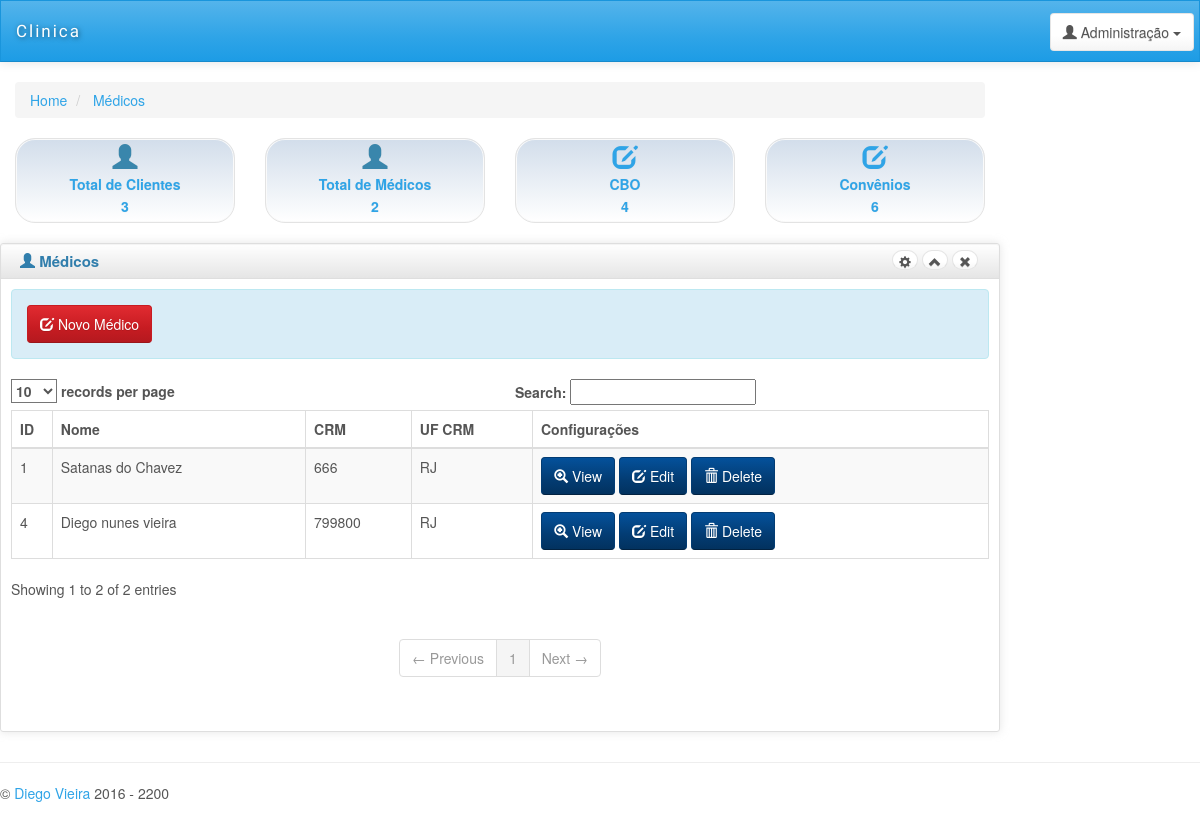
Page /medicos.php (signed in) on the earlier database version.
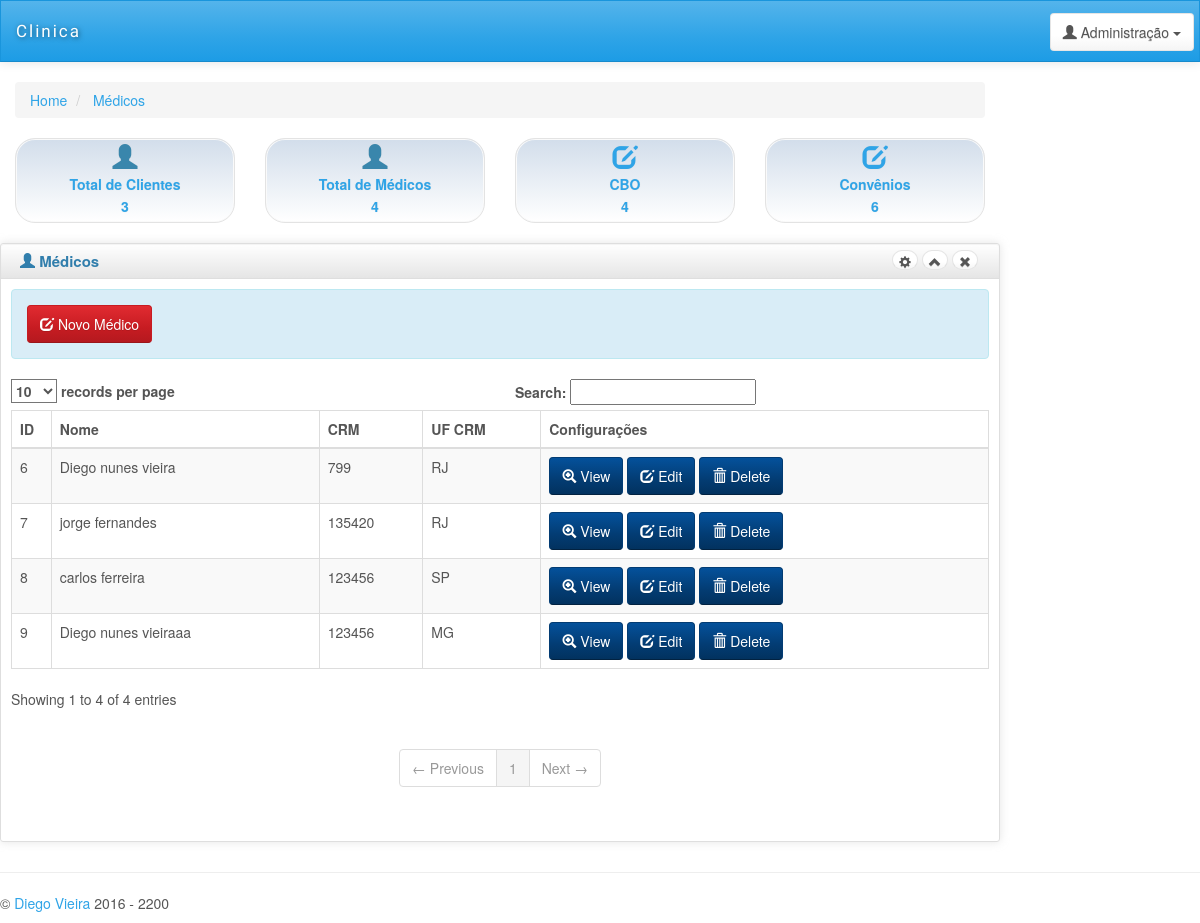
Same page on the later database version.
### tables this page shows
CREATE TABLE `medicos` (
  `id_medico` int(50) NOT NULL,
  `crm_medico` int(50) NOT NULL,
  `nome_medico` varchar(50) NOT NULL,
  `conselho_medico` varchar(30) NOT NULL,
  `uf_crm_medico` varchar(50) NOT NULL,
  `cbo_medico` varchar(50) NOT NULL,
  `senha_medico` varchar(30) NOT NULL
);

### contagens.php (called while the page is built, shortened)
<?php
$consulta = mysql_query("SELECT * FROM clientes");
$NumeroLinhas = mysql_num_rows($consulta);
$consultamedico=mysql_query("SELECT * FROM medicos");
$numeromedico=mysql_num_rows($consultamedico);
$consultacbo=mysql_query("SELECT * FROM cbo");
$numerocbo=mysql_num_rows($consultacbo);
$consultaconvenios=mysql_query("SELECT * FROM convenios");
$numeroconvenios=mysql_num_rows($consultaconvenios);
?>

### medicos.php (the view, shortened to what this page needs)
<?PHP
include 'contagens.php';
?>
<!DOCTYPE html>
<html lang="en">
<head>
    <link id="bs-css" href="css/bootstrap-cerulean.min.css" rel="stylesheet">
    <link href="css/charisma-app.css" rel="stylesheet">
    <link href='bower_components/fullcalendar/dist/fullcalendar.css' rel='stylesheet'>
    <link href='bower_components/fullcalendar/dist/fullcalendar.print.css' rel='stylesheet' media='print'>
    <link href='bower_components/chosen/chosen.min.css' rel='stylesheet'>
    <link href='bower_components/colorbox/example3/colorbox.css' rel='stylesheet'>
    <link href='bower_components/responsive-tables/responsive-tables.css' rel='stylesheet'>
    <link href='bower_components/bootstrap-tour/build/css/bootstrap-tour.min.css' rel='stylesheet'>
    <link href='css/jquery.noty.css' rel='stylesheet'>
    <link href='css/noty_theme_default.css' rel='stylesheet'>
    <link href='css/elfinder.min.css' rel='stylesheet'>
    <link href='css/elfinder.theme.css' rel='stylesheet'>
    <link href='css/jquery.iphone.toggle.css' rel='stylesheet'>
    <link href='css/uploadify.css' rel='stylesheet'>
    <link href='css/animate.min.css' rel='stylesheet'>
</head>
<body>
    <div class="navbar navbar-default" role="navigation">
        <div class="navbar-inner">
            <a class="navbar-brand" href="inicio.php">
                <span>Clinica</span></a>
            <div class="btn-group pull-right">
                <button class="btn btn-default dropdown-toggle" data-toggle="dropdown">
                    <i class="glyphicon glyphicon-user"></i><span class="hidden-sm hidden-xs"> Administração</span>
                    <span class="caret"></span>
                </button>
            </div>
        </div>
    </div>
      <div id="content" class="col-lg-10 col-sm-10">
            <div>
    <ul class="breadcrumb">
        <li>
            <a href="inicio.php">Home</a>
        </li>
        <li>
            <a href="medicos.php">Médicos</a>
        </li>
    </ul>
</div>
<div class=" row">
    <div class="col-md-3 col-sm-3 col-xs-6">
        <a data-toggle="tooltip" title="Novo Cliente." class="well top-block" href="clientes.php">
            <i class="glyphicon glyphicon-user blue"></i>
            <div>Total de Clientes </div>
            <div><?php echo $NumeroLinhas;  ?></div>
        </a>
    </div>
    <div class="col-md-3 col-sm-3 col-xs-6">
        <a data-toggle="tooltip" title="Novo Médico" class="well top-block" href="#">
            <i class="glyphicon glyphicon-user blue"></i>
            <div>Total de Médicos </div>
            <div><?php  echo $numeromedico;   ?></div>
        </a>
    </div>
    <div class="col-md-3 col-sm-3 col-xs-6">
        <a data-toggle="tooltip" title="Novo CBO" class="well top-block" href="cbo.php">
            <i class="glyphicon glyphicon-edit icon-white"></i>
            <div>CBO</div>
            <div><?php echo $numerocbo; ?></div>
        </a>
    </div>
    <div class="col-md-3 col-sm-3 col-xs-6">
        <a data-toggle="tooltip" title="Novo Convênio" class="well top-block" href="convenios.php">
            <i class="glyphicon glyphicon-edit icon-white"></i>
            <div>Convênios</div>
            <div><?php echo $numeroconvenios; ?></div>
        </a>
    </div>
<div class="row">
    <div class="box col-md-12">
    <div class="box-inner">
    <div class="box-header well" data-original-title="">
        <h2><i class="glyphicon glyphicon-user"></i> Médicos</h2>
        <div class="box-icon">
            <a href="#" class="btn btn-setting btn-round btn-default"><i class="glyphicon glyphicon-cog"></i></a>
            <a href="#" class="btn btn-minimize btn-round btn-default"><i
                    class="glyphicon glyphicon-chevron-up"></i></a>
            <a href="#" class="btn btn-close btn-round btn-default"><i class="glyphicon glyphicon-remove"></i></a>
        </div>
    </div>
    <div class="box-content">
    <div class="alert alert-info"> <a class="btn btn-danger" onClick="funcaonova()" href="#">
 <i class="glyphicon glyphicon-edit icon-white"></i>
 Novo Médico
</a> <a href="" target="_blank"></a></div>
    <table class="table table-striped table-bordered bootstrap-datatable datatable responsive">
    <thead>
    <tr>
        <th>ID</th>
        <th>Nome</th>
        <th>CRM</th>
        <th>UF CRM</th>
        <th>Configurações</th>
    </tr>
    </thead>
    <tbody>
<?php
$conectar = new conexao();
$conectar -> conectar();
if($conectar){
$sqlconvenios ="SELECT * FROM medicos";
$consulta = mysql_query($sqlconvenios);
while( $registro = mysql_fetch_assoc($consulta)){
echo '<tr>';
echo '<td class="center"> '.$registro["id_medico"].'</td>';
echo '<td class="center"> '.$registro["nome_medico"].'</td>';
echo '<td class="center"> '.$registro["crm_medico"].' </td>';
echo ' <td class="center">';
echo ' <span class="center">'.$registro["uf_crm_medico"].'</span>';
echo ' </td>';
echo ' <td class="center">';
echo ' <a class="btn btn-info" onclick="funcaoview('.$registro["id_medico"].')" href="#">';
echo ' <i class="glyphicon glyphicon-zoom-in icon-white"></i>';
echo ' View';
echo ' </a>';
echo ' <a class="btn btn-info" onclick="funcaoedita('.$registro["id_medico"].')" href="#">';
echo ' <i class="glyphicon glyphicon-edit icon-white"></i>';
echo ' Edit';
echo ' </a>';
echo ' <a class="btn btn-info" onclick="funcaodeleta('.$registro["id_medico"].')" href="#">';
echo ' <i class="glyphicon glyphicon-trash icon-white"></i>';
echo ' Delete';
echo ' </a>';
echo ' </td>';
echo ' </tr>';
}
}
?>
    </tbody>
    </table>
    </div>
    </div>
    </div>
                </div>
            </div>
        </div>
<div class="row">
</div>
    <hr>
    <footer class="row">
        <p class="col-md-9 col-sm-9 col-xs-12 copyright">&copy; <a href="#" target="_blank">Diego
                Vieira</a> 2016 - 2200</p>
    </footer>
</body>
</html>

### css/charisma-app.css (style rules this page uses)
.top-block { border-radius: 20px; font-size: 14px; text-align: center; padding: 5px; margin-bottom: 10px; font-weight: bold; position: relative; display: block; line-height: 22px; text-shadow: 0 0 1px #DDD; text-decoration: none; -webkit-box-shadow: inset 0 0 0 1px #FAFAFA; -moz-box-shadow: inset 0 0 0 1px #FAFAFA; box-shadow: inset 0 0 0 1px #FAFAFA; background: -moz-linear-gradient(top, rgba(30, 87, 153, 0.2) 0%, rgba(125, 185, 232, 0) 100%); background: -webkit-gradient(linear, left top, left bottom, color-stop(0%, rgba(30, 87, 153, 0.2)), color-stop(100%, rgba(125, 185, 232, 0))); background: -webkit-linear-gradient(top, rgba(30, 87, 153, 0.2) 0%, rgba(125, 185, 232, 0) 100%); background: -o-linear-gradient(top, rgba(30, 87, 153, 0.2) 0%, rgba(125, 185, 232, 0) 100%); background: -ms-linear-gradient(top, rgba(30, 87, 153, 0.2) 0%, rgba(125, 185, 232, 0) 100%); background: linear-gradient(to bottom, rgba(30, 87, 153, 0.2) 0%, rgba(125, 185, 232, 0) 100%); filter: progid:DXImageTransform.Microsoft.gradient(startColorstr='#331e5799', endColorstr='#007db9e8', GradientType=0); }
.top-block i { font-size: 25px; }
.box { margin-top: 10px; margin-bottom: 10px; }
.box-inner { border: 1px solid #DEDEDE; border-radius: 3px; -webkit-border-radius: 3px; -moz-border-radius: 3px; box-shadow: 0 0 10px rgba(189, 189, 189, 0.4); -webkit-box-shadow: 0 0 10px rgba(189, 189, 189, 0.4); -moz-box-shadow: 0 0 10px rgba(189, 189, 189, 0.4); }
.box-header { border: none; padding-top: 5px; border-bottom: 1px solid #DEDEDE; border-radius: 3px 3px 0 0; -webkit-border-radius: 3px 3px 0 0; -moz-border-radius: 3px 3px 0 0; height: 35px; min-height: 35px !important; margin-bottom: 0; font-weight: bold; font-size: 16px; background: -moz-linear-gradient(top, rgba(255, 255, 255, 0) 0%, rgba(0, 0, 0, 0.1) 100%); background: -webkit-gradient(linear, left top, left bottom, color-stop(0%, rgba(255, 255, 255, 0)), color-stop(100%, rgba(0, 0, 0, 0.1))); background: -webkit-linear-gradient(top, rgba(255, 255, 255, 0) 0%, rgba(0, 0, 0, 0.1) 100%); background: -o-linear-gradient(top, rgba(255, 255, 255, 0) 0%, rgba(0, 0, 0, 0.1) 100%); background: -ms-linear-gradient(top, rgba(255, 255, 255, 0) 0%, rgba(0, 0, 0, 0.1) 100%); background: linear-gradient(to bottom, rgba(255, 255, 255, 0) 0%, rgba(0, 0, 0, 0.1) 100%); filter: progid:DXImageTransform.Microsoft.gradient(startColorstr='#00ffffff', endColorstr='#1a000000', GradientType=0); }
.box-header h2 { font-size: 15px; width: auto; clear: none; float: left; line-height: 25px; white-space: nowrap; font-weight: bold; margin-top: 0; margin-bottom: 0; }
.box-header h2 > i { margin-top: 1px; }
.box-icon { float: right; }
.box-icon a { clear: none; float: left; margin: 0 2px; height: 20px; width: 5px; margin-top: 1px; }
.box-icon a i { margin-left: -6px; top: -1px; }
.box-content { padding: 10px; }
.btn-round { border-radius: 40px; -webkit-border-radius: 40px; -moz-border-radius: 40px; font-size: 12px; padding-top: 4px; }
footer { clear: both; }
.navbar-brand { font-family: 'Shojumaru', cursive, Arial, serif; letter-spacing: 2px; text-shadow: 1px 1px 5px rgba(0, 0, 0, 0.5); width: 183px; font-size: 17px; }
.navbar-brand span { float: left; }
.navbar-inner { padding-top: 5px; padding-bottom: 5px; line-height: 30px; height: 60px; }
.navbar-inner .btn-group { margin: 7px 5px 0 5px; }
.pull-right { float: right !important; }
.blue { color: #3986AC; }
.navbar { border-radius: 0; }
@media only screen and (min-width: 980px) { a, button, input[type=submit], input[type=button], .product-img { -webkit-transition: .5s; -moz-transition: .5s; -ms-transition: .5s; -o-transition: .5s; transition: .5s; } }

### bower_components/responsive-tables/responsive-tables.css (style rules this page uses)
table th { font-weight: bold; }
table td, table th { padding: 9px 10px; text-align: left; }

Differences in the rows shown:
removed medicos: id_medico "1", nome_medico "Satanas do Chavez", crm_medico "666", uf_crm_medico "RJ"
removed medicos: id_medico "4", nome_medico "Diego nunes vieira", crm_medico "799800", uf_crm_medico "RJ"
added medicos: id_medico "6", nome_medico "Diego nunes vieira", crm_medico "799", uf_crm_medico "RJ"
added medicos: id_medico "7", nome_medico "jorge fernandes", crm_medico "135420", uf_crm_medico "RJ"
added medicos: id_medico "8", nome_medico "carlos ferreira", crm_medico "123456", uf_crm_medico "SP"
added medicos: id_medico "9", nome_medico "Diego nunes vieiraaa", crm_medico "123456", uf_crm_medico "MG"
Other differences:
$numeromedico: "2" → "4"
text written by a page script: "records per page Search: Showing 1 to 2 of 2 entries ← Previous 1 Next →" → "records per page Search: Showing 1 to 4 of 4 entries ← Previous 1 Next →"
